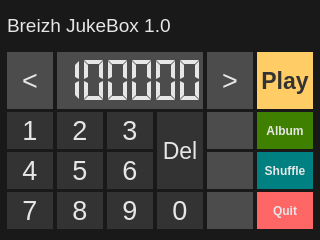
<?xml version="1.0" encoding="UTF-8"?>
<ui version="4.0">
 <class>MainWindow</class>
 <widget class="QMainWindow" name="MainWindow">
  <property name="enabled">
   <bool>true</bool>
  </property>
  <property name="geometry">
   <rect>
    <x>0</x>
    <y>0</y>
    <width>320</width>
    <height>240</height>
   </rect>
  </property>
  <property name="cursor">
   <cursorShape>CrossCursor</cursorShape>
  </property>
  <property name="windowTitle">
   <string>MainWindow</string>
  </property>
  <property name="styleSheet">
   <string notr="true">QWidget{
	background-color : rgb(25, 25, 25);
}

QPushButton{
	background-color : rgb(51, 51, 51);
	border : 2px;
	border-style: solid;
	border-color:rgb(25, 25, 25);
	color : rgb(230, 230, 230);
}</string>
  </property>
  <property name="iconSize">
   <size>
    <width>0</width>
    <height>0</height>
   </size>
  </property>
  <property name="toolButtonStyle">
   <enum>Qt::ToolButtonIconOnly</enum>
  </property>
  <property name="animated">
   <bool>true</bool>
  </property>
  <property name="documentMode">
   <bool>false</bool>
  </property>
  <widget class="QWidget" name="centralWidget">
   <property name="enabled">
    <bool>true</bool>
   </property>
   <widget class="QPushButton" name="leftButton">
    <property name="geometry">
     <rect>
      <x>5</x>
      <y>50</y>
      <width>50</width>
      <height>61</height>
     </rect>
    </property>
    <property name="font">
     <font>
      <pointsize>20</pointsize>
      <weight>50</weight>
      <bold>false</bold>
     </font>
    </property>
    <property name="cursor">
     <cursorShape>CrossCursor</cursorShape>
    </property>
    <property name="styleSheet">
     <string notr="true">background-color : rgb(76, 76, 76);
border : 2px;
border-style: solid;
border-color:rgb(25, 25, 25);
</string>
    </property>
    <property name="text">
     <string>&lt;</string>
    </property>
    <property name="flat">
     <bool>false</bool>
    </property>
   </widget>
   <widget class="QPushButton" name="rightButton">
    <property name="geometry">
     <rect>
      <x>205</x>
      <y>50</y>
      <width>50</width>
      <height>61</height>
     </rect>
    </property>
    <property name="font">
     <font>
      <pointsize>20</pointsize>
      <weight>50</weight>
      <bold>false</bold>
     </font>
    </property>
    <property name="cursor">
     <cursorShape>CrossCursor</cursorShape>
    </property>
    <property name="styleSheet">
     <string notr="true">background-color : rgb(76, 76, 76);
border : 2px;
border-style: solid;
border-color:rgb(25, 25, 25);
</string>
    </property>
    <property name="text">
     <string>&gt;</string>
    </property>
    <property name="flat">
     <bool>false</bool>
    </property>
   </widget>
   <widget class="QLCDNumber" name="lcdNumber">
    <property name="geometry">
     <rect>
      <x>55</x>
      <y>50</y>
      <width>150</width>
      <height>61</height>
     </rect>
    </property>
    <property name="font">
     <font>
      <pointsize>13</pointsize>
     </font>
    </property>
    <property name="cursor">
     <cursorShape>CrossCursor</cursorShape>
    </property>
    <property name="styleSheet">
     <string notr="true">background-color : rgb(76, 76, 76);
border : 2px;
border-style: solid;
border-color:rgb(25, 25, 25);
color : rgb(230, 230, 230);
</string>
    </property>
    <property name="smallDecimalPoint">
     <bool>false</bool>
    </property>
    <property name="digitCount">
     <number>6</number>
    </property>
    <property name="segmentStyle">
     <enum>QLCDNumber::Flat</enum>
    </property>
    <property name="value" stdset="0">
     <double>123456.000000000000000</double>
    </property>
    <property name="intValue" stdset="0">
     <number>123456</number>
    </property>
   </widget>
   <widget class="QPushButton" name="push01Button">
    <property name="geometry">
     <rect>
      <x>5</x>
      <y>110</y>
      <width>50</width>
      <height>41</height>
     </rect>
    </property>
    <property name="font">
     <font>
      <pointsize>20</pointsize>
      <weight>50</weight>
      <bold>false</bold>
     </font>
    </property>
    <property name="cursor">
     <cursorShape>CrossCursor</cursorShape>
    </property>
    <property name="styleSheet">
     <string notr="true"/>
    </property>
    <property name="text">
     <string>1</string>
    </property>
    <property name="flat">
     <bool>false</bool>
    </property>
   </widget>
   <widget class="QPushButton" name="push02Button">
    <property name="geometry">
     <rect>
      <x>55</x>
      <y>110</y>
      <width>50</width>
      <height>41</height>
     </rect>
    </property>
    <property name="font">
     <font>
      <pointsize>20</pointsize>
      <weight>50</weight>
      <bold>false</bold>
     </font>
    </property>
    <property name="cursor">
     <cursorShape>CrossCursor</cursorShape>
    </property>
    <property name="text">
     <string>2</string>
    </property>
   </widget>
   <widget class="QPushButton" name="push03Button">
    <property name="geometry">
     <rect>
      <x>105</x>
      <y>110</y>
      <width>50</width>
      <height>41</height>
     </rect>
    </property>
    <property name="font">
     <font>
      <pointsize>20</pointsize>
      <weight>50</weight>
      <bold>false</bold>
     </font>
    </property>
    <property name="cursor">
     <cursorShape>CrossCursor</cursorShape>
    </property>
    <property name="text">
     <string>3</string>
    </property>
   </widget>
   <widget class="QPushButton" name="push04Button">
    <property name="geometry">
     <rect>
      <x>5</x>
      <y>150</y>
      <width>50</width>
      <height>41</height>
     </rect>
    </property>
    <property name="font">
     <font>
      <pointsize>20</pointsize>
      <weight>50</weight>
      <bold>false</bold>
     </font>
    </property>
    <property name="cursor">
     <cursorShape>CrossCursor</cursorShape>
    </property>
    <property name="text">
     <string>4</string>
    </property>
   </widget>
   <widget class="QPushButton" name="push05Button">
    <property name="geometry">
     <rect>
      <x>55</x>
      <y>150</y>
      <width>50</width>
      <height>41</height>
     </rect>
    </property>
    <property name="font">
     <font>
      <pointsize>20</pointsize>
      <weight>50</weight>
      <bold>false</bold>
     </font>
    </property>
    <property name="cursor">
     <cursorShape>CrossCursor</cursorShape>
    </property>
    <property name="text">
     <string>5</string>
    </property>
   </widget>
   <widget class="QPushButton" name="push06Button">
    <property name="geometry">
     <rect>
      <x>105</x>
      <y>150</y>
      <width>50</width>
      <height>41</height>
     </rect>
    </property>
    <property name="font">
     <font>
      <pointsize>20</pointsize>
      <weight>50</weight>
      <bold>false</bold>
     </font>
    </property>
    <property name="cursor">
     <cursorShape>CrossCursor</cursorShape>
    </property>
    <property name="text">
     <string>6</string>
    </property>
   </widget>
   <widget class="QPushButton" name="push08Button">
    <property name="geometry">
     <rect>
      <x>55</x>
      <y>190</y>
      <width>50</width>
      <height>41</height>
     </rect>
    </property>
    <property name="font">
     <font>
      <pointsize>20</pointsize>
      <weight>50</weight>
      <bold>false</bold>
     </font>
    </property>
    <property name="cursor">
     <cursorShape>CrossCursor</cursorShape>
    </property>
    <property name="text">
     <string>8</string>
    </property>
   </widget>
   <widget class="QPushButton" name="push09Button">
    <property name="geometry">
     <rect>
      <x>105</x>
      <y>190</y>
      <width>50</width>
      <height>41</height>
     </rect>
    </property>
    <property name="font">
     <font>
      <pointsize>20</pointsize>
      <weight>50</weight>
      <bold>false</bold>
     </font>
    </property>
    <property name="cursor">
     <cursorShape>CrossCursor</cursorShape>
    </property>
    <property name="text">
     <string>9</string>
    </property>
   </widget>
   <widget class="QPushButton" name="push07Button">
    <property name="geometry">
     <rect>
      <x>5</x>
      <y>190</y>
      <width>50</width>
      <height>41</height>
     </rect>
    </property>
    <property name="font">
     <font>
      <pointsize>20</pointsize>
      <weight>50</weight>
      <bold>false</bold>
     </font>
    </property>
    <property name="cursor">
     <cursorShape>CrossCursor</cursorShape>
    </property>
    <property name="text">
     <string>7</string>
    </property>
   </widget>
   <widget class="QPushButton" name="push00Button">
    <property name="geometry">
     <rect>
      <x>155</x>
      <y>190</y>
      <width>50</width>
      <height>41</height>
     </rect>
    </property>
    <property name="font">
     <font>
      <pointsize>20</pointsize>
      <weight>50</weight>
      <bold>false</bold>
     </font>
    </property>
    <property name="cursor">
     <cursorShape>CrossCursor</cursorShape>
    </property>
    <property name="text">
     <string>0</string>
    </property>
   </widget>
   <widget class="QPushButton" name="playButton">
    <property name="geometry">
     <rect>
      <x>255</x>
      <y>50</y>
      <width>60</width>
      <height>61</height>
     </rect>
    </property>
    <property name="font">
     <font>
      <pointsize>17</pointsize>
      <weight>75</weight>
      <bold>true</bold>
     </font>
    </property>
    <property name="cursor">
     <cursorShape>CrossCursor</cursorShape>
    </property>
    <property name="styleSheet">
     <string notr="true">QPushButton#playButton{
	background-color : rgb(255, 204, 102);
	color : rgb(51, 51, 51);
}</string>
    </property>
    <property name="text">
     <string>Play</string>
    </property>
   </widget>
   <widget class="QPushButton" name="pushButton_1">
    <property name="geometry">
     <rect>
      <x>205</x>
      <y>150</y>
      <width>50</width>
      <height>41</height>
     </rect>
    </property>
    <property name="font">
     <font>
      <pointsize>13</pointsize>
      <weight>75</weight>
      <bold>true</bold>
     </font>
    </property>
    <property name="cursor">
     <cursorShape>CrossCursor</cursorShape>
    </property>
    <property name="styleSheet">
     <string notr="true">background-color : rgb(76, 76, 76);
border : 2px;
border-style: solid;
border-color:rgb(25, 25, 25);
</string>
    </property>
    <property name="text">
     <string/>
    </property>
   </widget>
   <widget class="QLabel" name="songLabel">
    <property name="enabled">
     <bool>true</bool>
    </property>
    <property name="geometry">
     <rect>
      <x>0</x>
      <y>0</y>
      <width>321</width>
      <height>51</height>
     </rect>
    </property>
    <property name="font">
     <font>
      <pointsize>14</pointsize>
      <kerning>true</kerning>
     </font>
    </property>
    <property name="cursor">
     <cursorShape>CrossCursor</cursorShape>
    </property>
    <property name="toolTip">
     <string/>
    </property>
    <property name="statusTip">
     <string/>
    </property>
    <property name="styleSheet">
     <string notr="true">QLabel{
	color : rgb(230, 230, 230);
	border : 2px;
	border-style: solid;
	border-color:rgb(25, 25, 25);
}</string>
    </property>
    <property name="text">
     <string>Breizh JukeBox 1.0</string>
    </property>
   </widget>
   <widget class="QPushButton" name="quitButton">
    <property name="geometry">
     <rect>
      <x>255</x>
      <y>190</y>
      <width>60</width>
      <height>41</height>
     </rect>
    </property>
    <property name="font">
     <font>
      <weight>75</weight>
      <bold>true</bold>
     </font>
    </property>
    <property name="cursor">
     <cursorShape>CrossCursor</cursorShape>
    </property>
    <property name="styleSheet">
     <string notr="true">QPushButton#quitButton{
	background-color : rgb(255, 102, 102);
	color : rgb(230, 230, 230);
}</string>
    </property>
    <property name="text">
     <string>Quit</string>
    </property>
   </widget>
   <widget class="QPushButton" name="pushButton_2">
    <property name="geometry">
     <rect>
      <x>205</x>
      <y>110</y>
      <width>50</width>
      <height>41</height>
     </rect>
    </property>
    <property name="font">
     <font>
      <pointsize>17</pointsize>
      <weight>50</weight>
      <bold>false</bold>
     </font>
    </property>
    <property name="cursor">
     <cursorShape>CrossCursor</cursorShape>
    </property>
    <property name="styleSheet">
     <string notr="true">background-color : rgb(76, 76, 76);
border : 2px;
border-style: solid;
border-color:rgb(25, 25, 25);
</string>
    </property>
    <property name="text">
     <string/>
    </property>
   </widget>
   <widget class="QPushButton" name="delButton">
    <property name="geometry">
     <rect>
      <x>155</x>
      <y>110</y>
      <width>50</width>
      <height>81</height>
     </rect>
    </property>
    <property name="font">
     <font>
      <pointsize>17</pointsize>
      <weight>50</weight>
      <bold>false</bold>
     </font>
    </property>
    <property name="cursor">
     <cursorShape>CrossCursor</cursorShape>
    </property>
    <property name="text">
     <string>Del</string>
    </property>
   </widget>
   <widget class="QPushButton" name="pushButton_3">
    <property name="geometry">
     <rect>
      <x>205</x>
      <y>190</y>
      <width>50</width>
      <height>41</height>
     </rect>
    </property>
    <property name="font">
     <font>
      <pointsize>17</pointsize>
      <weight>50</weight>
      <bold>false</bold>
     </font>
    </property>
    <property name="cursor">
     <cursorShape>CrossCursor</cursorShape>
    </property>
    <property name="styleSheet">
     <string notr="true">background-color : rgb(76, 76, 76);
border : 2px;
border-style: solid;
border-color:rgb(25, 25, 25);
</string>
    </property>
    <property name="text">
     <string/>
    </property>
   </widget>
   <widget class="QPushButton" name="loopButton">
    <property name="geometry">
     <rect>
      <x>255</x>
      <y>150</y>
      <width>60</width>
      <height>41</height>
     </rect>
    </property>
    <property name="font">
     <font>
      <weight>75</weight>
      <bold>true</bold>
     </font>
    </property>
    <property name="cursor">
     <cursorShape>CrossCursor</cursorShape>
    </property>
    <property name="styleSheet">
     <string notr="true">QPushButton#loopButton{
	background-color : rgb(0, 128, 128);
	color : rgb(230, 230, 230);
}</string>
    </property>
    <property name="text">
     <string>Shuffle</string>
    </property>
   </widget>
   <widget class="QPushButton" name="albumButton">
    <property name="geometry">
     <rect>
      <x>255</x>
      <y>110</y>
      <width>60</width>
      <height>41</height>
     </rect>
    </property>
    <property name="font">
     <font>
      <weight>75</weight>
      <bold>true</bold>
     </font>
    </property>
    <property name="cursor">
     <cursorShape>CrossCursor</cursorShape>
    </property>
    <property name="styleSheet">
     <string notr="true">QPushButton#albumButton{
	background-color : rgb(64, 128, 0);
	color : rgb(230, 230, 230);
}</string>
    </property>
    <property name="text">
     <string>Album</string>
    </property>
   </widget>
  </widget>
 </widget>
 <layoutdefault spacing="6" margin="11"/>
 <resources/>
 <connections/>
</ui>
